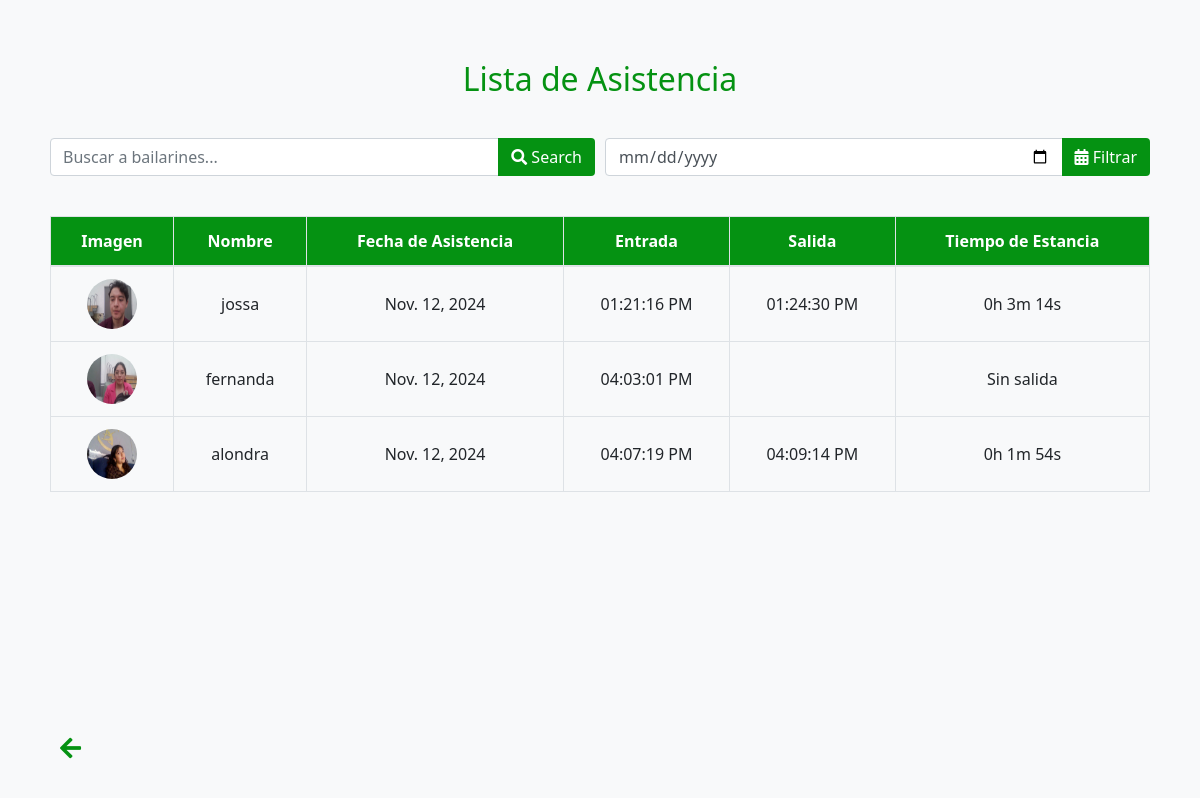
The page /students/attendance/ on the database its author committed.
### app/models.py (models this page shows, shortened)
class Attendance(models.Model):
    student = models.ForeignKey(Student, on_delete=models.CASCADE)
    date = models.DateField()
    check_in_time = models.DateTimeField(null=True, blank=True)
    check_out_time = models.DateTimeField(null=True, blank=True)
    def calculate_duration(self):
        if self.check_in_time and self.check_out_time:
            duration = self.check_out_time - self.check_in_time
            hours, remainder = divmod(duration.total_seconds(), 3600)
            minutes, seconds = divmod(remainder, 60)
            return f"{int(hours)}h {int(minutes)}m {int(seconds)}s"
        return None

class Student(models.Model):
    name = models.CharField(max_length=100)
    email = models.EmailField(max_length=100)
    phone_number = models.CharField(max_length=50)
    image = models.ImageField(upload_to='students/')

### app/views.py (the view)
# urls.py: path('students/attendance/', views.student_attendance_list, name='student_attendance_list'),
def student_attendance_list(request):
    search_query = request.GET.get('search', '')
    date_filter = request.GET.get('attendance_date', '')
    students = Student.objects.all()
    if search_query:
        students = students.filter(name__icontains=search_query)
    student_attendance_data = []
    for student in students:
        attendance_records = Attendance.objects.filter(student=student)
        if date_filter:
            attendance_records = attendance_records.filter(date=date_filter)
        attendance_records = attendance_records.order_by('date')
        student_attendance_data.append({
            'student': student,
            'attendance_records': attendance_records
        })
    context = {
        'student_attendance_data': student_attendance_data,
        'search_query': search_query,  # Pass the search query to the template
        'date_filter': date_filter       # Pass the date filter to the template
    }
    return render(request, 'student_attendance_list.html', context)

### Templates/student_attendance_list.html (shortened to what this page needs)
<!DOCTYPE html>
<html lang="en">
<head>
    <link rel="stylesheet" href="https://stackpath.bootstrapcdn.com/bootstrap/4.5.2/css/bootstrap.min.css">
    <link rel="stylesheet" href="https://cdnjs.cloudflare.com/ajax/libs/font-awesome/5.15.3/css/all.min.css">
</head>
<body>
<div class="container">
    <h2 class="heading">Lista de Asistencia</h2>
    <form method="get" class="filter-container">
        <div class="input-group">
            <input type="text" name="search" class="form-control" placeholder="Buscar a bailarines..." value="{{ search_query }}">
            <div class="input-group-append">
                <button class="btn btn-custom" type="submit"><i class="fas fa-search"></i> Search</button>
            </div>
        </div>
        <div class="input-group">
            <input type="date" name="attendance_date" class="form-control" value="{{ date_filter }}">
            <div class="input-group-append">
                <button class="btn btn-custom" type="submit"><i class="fas fa-calendar-alt"></i> Filtrar</button>
            </div>
        </div>
    </form>
    <div class="table-responsive attendance-table">
        <table class="table table-bordered table-hover">
            <thead>
                <tr>
                    <th>Imagen</th>
                    <th>Nombre</th>
                    <th>Fecha de Asistencia</th>
                    <th>Entrada</th>
                    <th>Salida</th>
                    <th>Tiempo de Estancia</th>
                </tr>
            </thead>
            <tbody>
                {% for data in student_attendance_data %}
                    {% for attendance in data.attendance_records %}
                    <tr>
                        <td>
                            {% if data.student.image %}
                                <img src="{{ data.student.image.url }}" alt="{{ data.student.name }}" style="width: 50px; height: 50px; border-radius: 50%;">
                            {% else %}
                                Sin imagen
                            {% endif %}
                        </td>
                        <td>{{ data.student.name }}</td>
                        <td>{{ attendance.date }}</td>
                        <td>{{ attendance.check_in_time|date:"h:i:s A" }}</td>
                        <td>{{ attendance.check_out_time|date:"h:i:s A" }}</td>
                        <td>
                            {% if attendance.check_in_time and attendance.check_out_time %}
                                {{ attendance.calculate_duration }}
                            {% else %}
                                Sin salida
                            {% endif %}
                        </td>
                    </tr>
                    {% endfor %}
                {% endfor %}
            </tbody>
        </table>
    </div>
    <div class="footer">
        <i class="fas fa-arrow-left back-icon" onclick="location.href='/home/'"></i>
    </div>
</div>
</body>
</html>

### Templates/student_attendance_list.html (style rules this page uses)
body, html { margin: 0; padding: 0; font-family: 'Segoe UI', Tahoma, Geneva, Verdana, sans-serif; background-color: #f8f9fa; color: #343a40; }
.container { padding: 20px; min-height: 100vh; display: flex; flex-direction: column; }
.table-responsive { margin-top: 20px; flex-grow: 1; }
.table thead th { vertical-align: middle; text-align: center; background-color: #059212; color: white; }
.table td, .table th { vertical-align: middle; text-align: center; }
.heading { text-align: center; margin: 40px 0; color: #059212; }
.footer { margin-top: auto; padding: 10px 0; text-align: left; }
.back-icon { padding: 10px; font-size: 1.5em; color: #059212; cursor: pointer; transition: color 0.3s ease; }
.filter-container { display: flex; justify-content: space-between; margin-bottom: 20px; }
.filter-container .input-group { flex: 1; margin-right: 10px; }
.filter-container .input-group:last-child { margin-right: 0; }
.btn-custom { background-color: #059212; color: white; }

### rows shown on the page
Student: student.name "jossa"
Attendance: student.image (picture), date "Nov. 12, 2024", check_in_time "01:21:16 PM", check_out_time "01:24:30 PM", calculate_duration "0h 3m 14s"
Student: student.name "fernanda"
Attendance: student.image (picture), date "Nov. 12, 2024", check_in_time "04:03:01 PM", shows "Sin salida"
Student: student.name "alondra"
Attendance: student.image (picture), date "Nov. 12, 2024", check_in_time "04:07:19 PM", check_out_time "04:09:14 PM", calculate_duration "0h 1m 54s"
